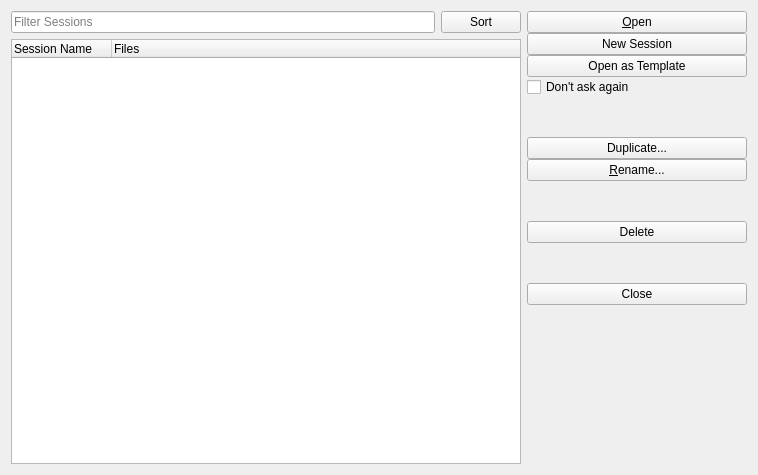
<?xml version="1.0" encoding="UTF-8"?>
<ui version="4.0">
 <class>KateSessionManageDialogUi</class>
 <widget class="QWidget" name="KateSessionManageDialogUi">
  <property name="geometry">
   <rect>
    <x>0</x>
    <y>0</y>
    <width>758</width>
    <height>475</height>
   </rect>
  </property>
  <layout class="QHBoxLayout" name="horizontalLayout_2" stretch="1,0">
   <item>
    <layout class="QVBoxLayout" name="verticalLayout_3">
     <item>
      <layout class="QHBoxLayout" name="horizontalLayout">
       <item>
        <widget class="QLineEdit" name="m_filterBox">
         <property name="sizePolicy">
          <sizepolicy hsizetype="Expanding" vsizetype="Fixed">
           <horstretch>1</horstretch>
           <verstretch>0</verstretch>
          </sizepolicy>
         </property>
         <property name="text">
          <string/>
         </property>
         <property name="placeholderText">
          <string>Filter Sessions</string>
         </property>
         <property name="clearButtonEnabled">
          <bool>true</bool>
         </property>
        </widget>
       </item>
       <item>
        <widget class="QPushButton" name="m_sortButton">
         <property name="sizePolicy">
          <sizepolicy hsizetype="Expanding" vsizetype="Fixed">
           <horstretch>0</horstretch>
           <verstretch>0</verstretch>
          </sizepolicy>
         </property>
         <property name="text">
          <string notr="true">Sort</string>
         </property>
        </widget>
       </item>
      </layout>
     </item>
     <item>
      <widget class="QTreeWidget" name="m_sessionList">
       <property name="rootIsDecorated">
        <bool>false</bool>
       </property>
       <property name="itemsExpandable">
        <bool>false</bool>
       </property>
       <property name="allColumnsShowFocus">
        <bool>true</bool>
       </property>
       <column>
        <property name="text">
         <string>Session Name</string>
        </property>
       </column>
       <column>
        <property name="text">
         <string extracomment="The number of open documents">Files</string>
        </property>
        <property name="textAlignment">
         <set>AlignLeading|AlignVCenter</set>
        </property>
       </column>
      </widget>
     </item>
    </layout>
   </item>
   <item>
    <layout class="QVBoxLayout" name="verticalLayout_2">
     <property name="spacing">
      <number>0</number>
     </property>
     <item>
      <layout class="QVBoxLayout" name="verticalLayout" stretch="0,0,0,0">
       <item>
        <layout class="QVBoxLayout" name="verticalLayout_4">
         <item>
          <widget class="QPushButton" name="m_openButton">
           <property name="text">
            <string>&amp;Open</string>
           </property>
           <property name="icon">
            <iconset theme="document-open">
             <normaloff>.</normaloff>.</iconset>
           </property>
          </widget>
         </item>
         <item>
          <widget class="QPushButton" name="m_newButton">
           <property name="text">
            <string>New Session</string>
           </property>
           <property name="icon">
            <iconset theme="list-add"/>
           </property>
          </widget>
         </item>
         <item>
          <widget class="QPushButton" name="m_templateButton">
           <property name="text">
            <string>Open as Template</string>
           </property>
          </widget>
         </item>
         <item>
          <widget class="QCheckBox" name="m_dontAskCheckBox">
           <property name="text">
            <string>Don't ask again</string>
           </property>
          </widget>
         </item>
         <item>
          <spacer name="verticalSpacer_7">
           <property name="orientation">
            <enum>Qt::Vertical</enum>
           </property>
           <property name="sizeHint" stdset="0">
            <size>
             <width>20</width>
             <height>40</height>
            </size>
           </property>
          </spacer>
         </item>
         <item>
          <widget class="QPushButton" name="m_copyButton">
           <property name="text">
            <string>Duplicate...</string>
           </property>
          </widget>
         </item>
         <item>
          <widget class="QPushButton" name="m_renameButton">
           <property name="text">
            <string>&amp;Rename...</string>
           </property>
          </widget>
         </item>
         <item>
          <spacer name="verticalSpacer_2">
           <property name="orientation">
            <enum>Qt::Vertical</enum>
           </property>
           <property name="sizeHint" stdset="0">
            <size>
             <width>20</width>
             <height>40</height>
            </size>
           </property>
          </spacer>
         </item>
         <item>
          <widget class="QPushButton" name="m_deleteButton">
           <property name="text">
            <string>Delete</string>
           </property>
          </widget>
         </item>
        </layout>
       </item>
       <item>
        <spacer name="verticalSpacer">
         <property name="orientation">
          <enum>Qt::Vertical</enum>
         </property>
         <property name="sizeHint" stdset="0">
          <size>
           <width>20</width>
           <height>40</height>
          </size>
         </property>
        </spacer>
       </item>
       <item>
        <widget class="QPushButton" name="m_closeButton">
         <property name="text">
          <string>Close</string>
         </property>
        </widget>
       </item>
       <item>
        <spacer name="horizontalSpacer">
         <property name="orientation">
          <enum>Qt::Horizontal</enum>
         </property>
         <property name="sizeType">
          <enum>QSizePolicy::MinimumExpanding</enum>
         </property>
         <property name="sizeHint" stdset="0">
          <size>
           <width>220</width>
           <height>0</height>
          </size>
         </property>
        </spacer>
       </item>
      </layout>
     </item>
     <item>
      <spacer name="verticalSpacer_3">
       <property name="orientation">
        <enum>Qt::Vertical</enum>
       </property>
       <property name="sizeHint" stdset="0">
        <size>
         <width>20</width>
         <height>0</height>
        </size>
       </property>
      </spacer>
     </item>
    </layout>
   </item>
  </layout>
 </widget>
 <tabstops>
  <tabstop>m_newButton</tabstop>
  <tabstop>m_templateButton</tabstop>
  <tabstop>m_dontAskCheckBox</tabstop>
  <tabstop>m_copyButton</tabstop>
  <tabstop>m_renameButton</tabstop>
  <tabstop>m_deleteButton</tabstop>
  <tabstop>m_closeButton</tabstop>
  <tabstop>m_filterBox</tabstop>
  <tabstop>m_sessionList</tabstop>
  <tabstop>m_sortButton</tabstop>
  <tabstop>m_openButton</tabstop>
 </tabstops>
 <resources/>
 <connections/>
</ui>
